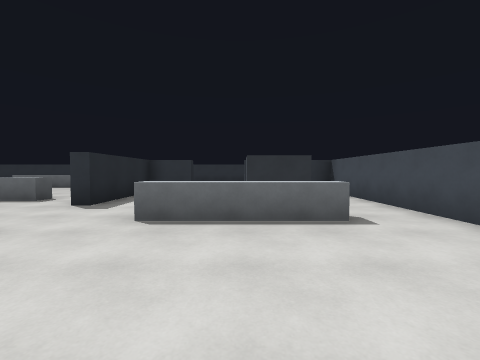
[1] (above)

15 first-person views from a walk through a Godot game level. The camera is 1.4 m above the floor, tilts 2° down and sees 90° across. The floor is counted in squares, 2 m on a side. Each view is taken from the middle of a square. On the plan, view 1 faces up. The plan holds only what a view shows up to about 9 squares ahead; the rest is blank.

[2]
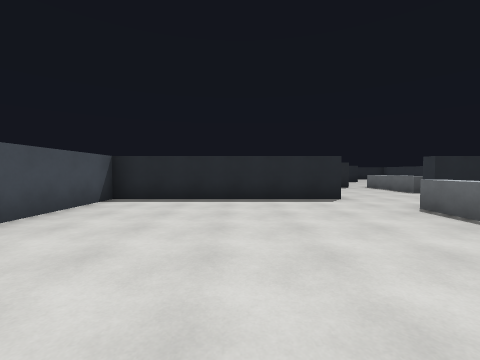

[3]
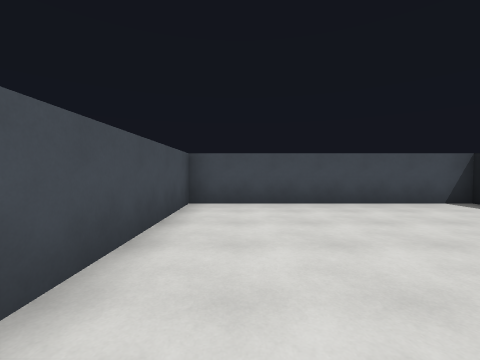

[4]
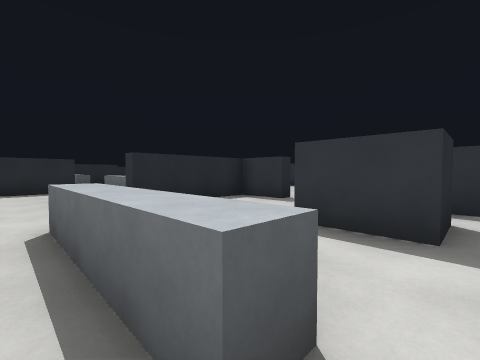

[5]
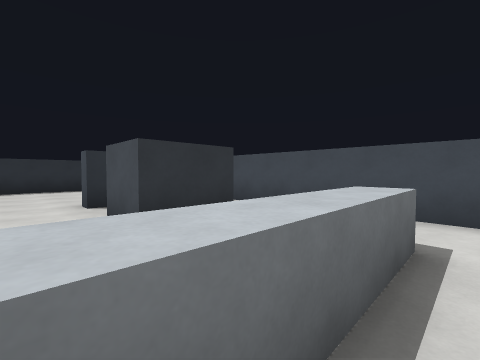

[6]
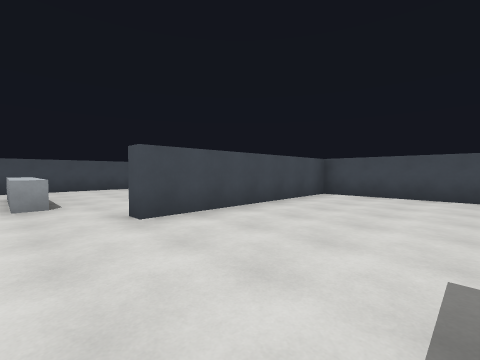

[7]
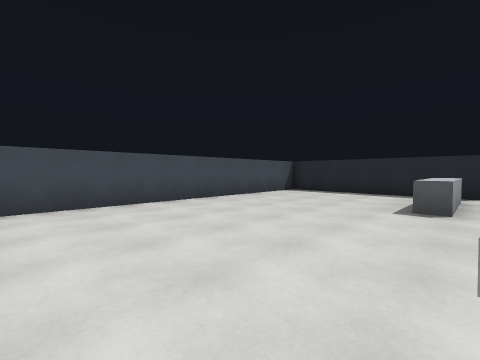

[8]
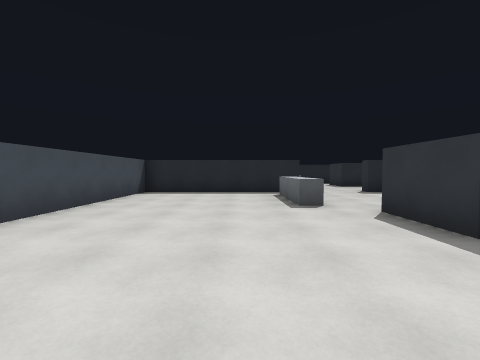

[9]
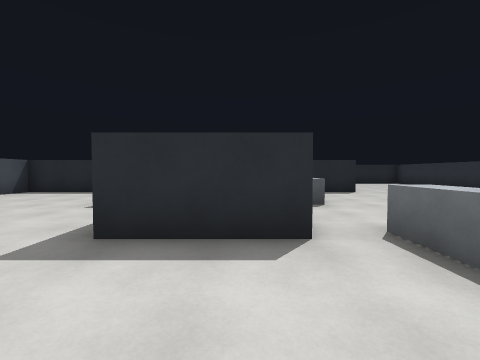

[10]
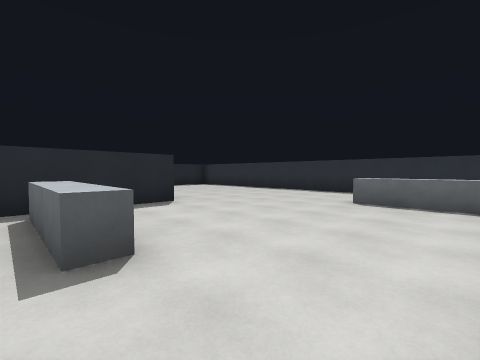

[11]
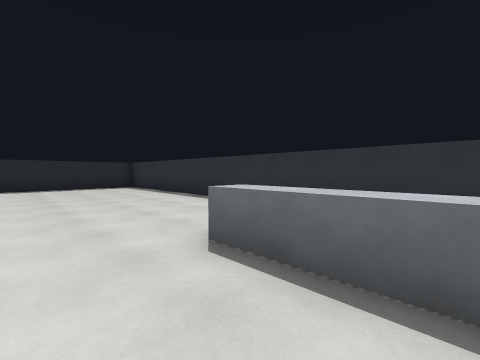

[12]
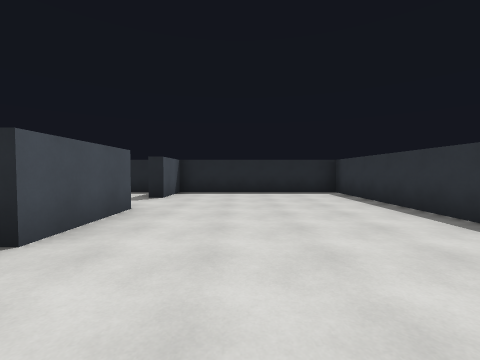

[13]
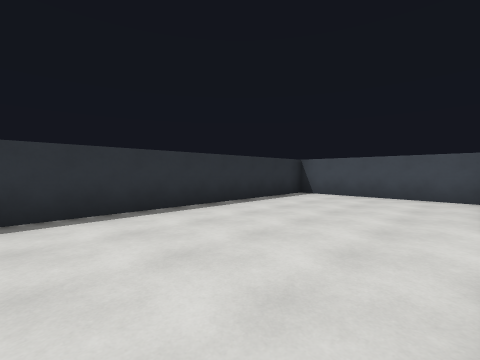

[14]
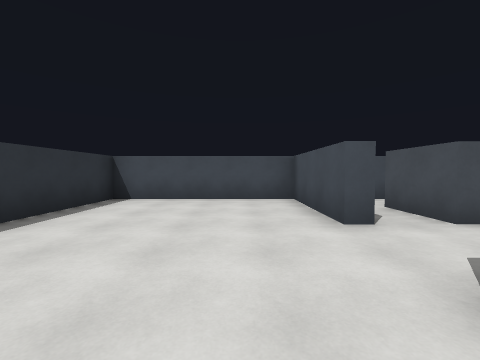

[15]
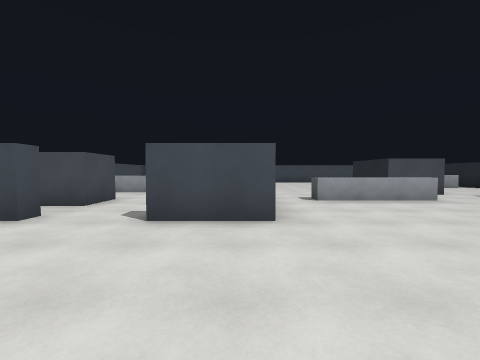

### Floor plan
Key: @ floor where view 1 was taken; # wall or solid block; . floor; ^ raised ledge.
Columns run from 19 left of view 1 to 4 right of it. Each row starts with its distance up from view 1.
 14 ############   #########
 13 #........      ........#
 12 #........      ........#
 11 #........^^^   ........#
 10 #...........  .........#
  9 #......................#
  8 ##..##..........##..####
  7 #..  ##.........#...#..#
  6 #     #.....^^^.#...#..#
  5       #^^.......#......#
  4      .....##......^^^..#
  3      .....##...........#
  2       #.........#......#
  1       #^^.......#......#
  0       #.........#..@...#
 -1       #.........#......#
 -2       #.........#......#
 -3       #.........#......#
 -4       ##################

Positions as (right, up) in squares from view 1, and headings:
1: (0, 0), facing up
2: (3, 0), facing left
3: (2, 2), facing down
4: (2, 3), facing up-left
5: (-1, 3), facing up-right
6: (-7, 4), facing down-right
7: (-5, 2), facing down-left
8: (-5, 0), facing left
9: (-5, 4), facing left
10: (-8, 5), facing up-left
11: (-8, 9), facing up-left
12: (-11, 10), facing left
13: (-4, 9), facing up-right
14: (-3, 10), facing right
15: (-3, 12), facing down
